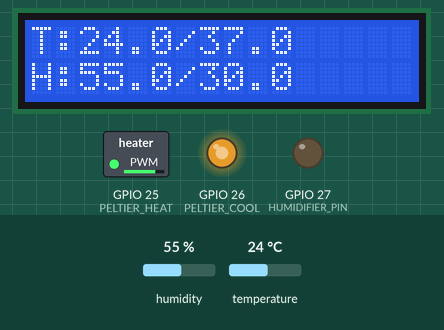
Recording of a program running on a simulated ESP32. On the bench: 16×2 character LCD, switched loads named in the program (green lamp = pin HIGH), output pins drawn as LEDs (lit = HIGH). Inputs (shaded band) come from the test bench; at power-on: humidity 55 %, temperature 24 °C. WiFi joins after 1.5 s; servers stay silent unless stated; what the program prints to the serial monitor is not drawn.

Above: at 2.7 s.
2.8 s: humidity set to 34 %
At 4.4 s:
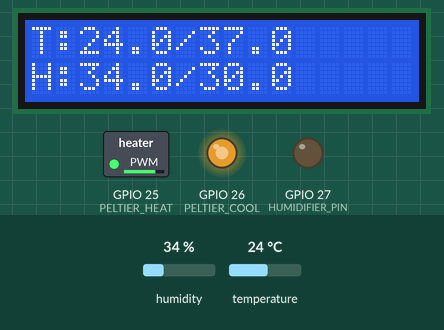
5.2 s: humidity set to 31 %
At 6.9 s:
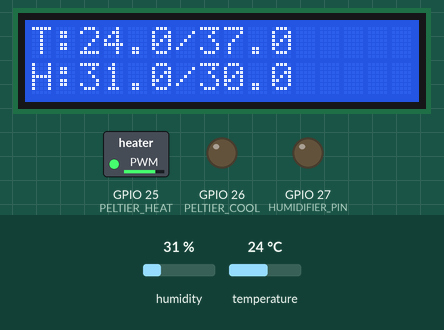
7.3 s: humidity set to 29 %
At 9.1 s:
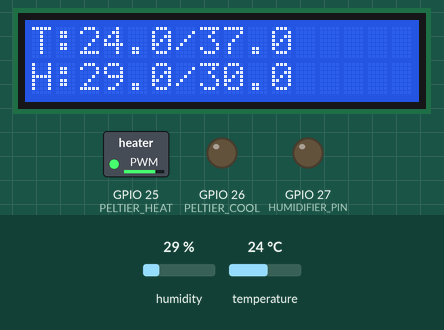
9.4 s: humidity set to 26 %
At 10.6 s:
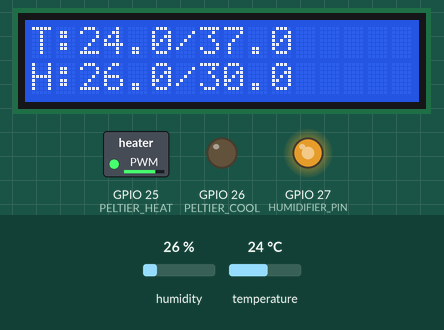
11.6 s: temperature set to 41 °C
At 13.0 s:
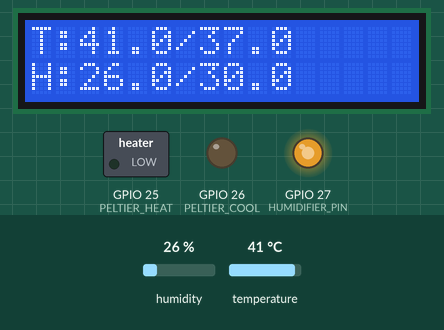
13.7 s: humidity set to 40 %
At 15.5 s:
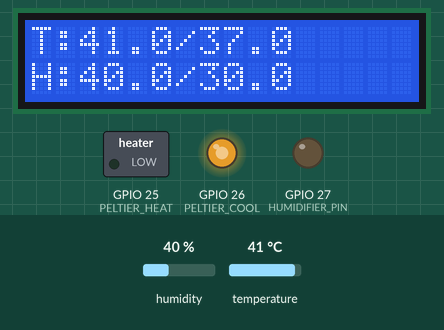
Timing chart, 0 to 16.8 s (numbered marks = the images above; inputs shaded):
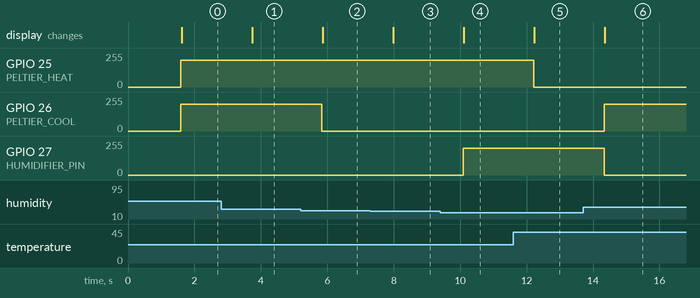

The program:

main.cpp
```cpp
#include <Arduino.h>
#include "wifi_config.h"
#include "server.h"
#include "sensors.h"
#include "control.h"
#include "lcd_display.h"
#include "mdns_config.h"

void setup() {
    Serial.begin(115200);
    setupWiFi(); //inicia o conexao wifi
    setupMDNS(); //configura o endereco do site
    setupSensors(); //inicia o sensor de temp/umid
    setupControl(); //inicia as peltier
    setupLCD(); //inicia a tela LCD
    setupServer(); //incia o server com o leyout do site

}


void loop() {
readSensors(); //leitura dos sensores
updateControl(); //atualiza os controles
updateLCD(); //atualiza os valores mostrados na tela
handleServer(); //altera os valores obtidos pelo site
delay(100);
}
```

control.cpp
```cpp
#include "control.h"
#include <Arduino.h>
#include "sensors.h"

#define PELTIER_HEAT 25 //porta que a peltier quente esta ligada
#define PELTIER_COOL 26 //porta que a peltier fria esta ligada

#define HUMIDIFIER_PIN 27   // aumenta umidade
#define DEHUMIDIFIER_PIN 26 // reduz umidade

// Valores configuráveis
float targetTemperature = 37.0;
float targetHumidity = 30.0;

void setupControl() { //inicia o controle das peltier
    ledcSetup(0, 1000, 8);
    ledcSetup(1, 1000, 8);
    ledcAttachPin(PELTIER_HEAT, 0);
    ledcAttachPin(PELTIER_COOL, 1);

    ledcSetup(2, 1000, 8);
    ledcSetup(3, 1000, 8);
    ledcAttachPin(HUMIDIFIER_PIN, 2);
    ledcAttachPin(DEHUMIDIFIER_PIN, 3);

}

void updateControl() {
    float t = getTemperature();
    float h = getHumidity();

    if (t < targetTemperature - 0.5) {// temp a baixo, liga aquecer
        ledcWrite(0, 200); // liga o aquecimento
        ledcWrite(1, 0); // desliga o frio
    } else if (t > targetTemperature + 0.5) { // temp a cima, liga resfriador
        ledcWrite(0, 0); // desliga o aquecimento
        ledcWrite(1, 200); // liga o frio
    } else {
        ledcWrite(0, 0); //desliga aquecimento
        ledcWrite(1, 0); //desliga frio
    }

    if (h < targetHumidity - 2) {
        ledcWrite(2, 200);  // umidifica
        ledcWrite(3, 0);
    }
    else if (h > targetHumidity + 2) {
        ledcWrite(2, 0);
        ledcWrite(3, 200);  // desumidifica
    }
    else {
        ledcWrite(2, 0);
        ledcWrite(3, 0);
    }
}

// Getters: retorna a variavel
float getTargetTemperature() { return targetTemperature; }
float getTargetHumidity() { return targetHumidity; }

//setters: muda o valor da variavel
void setTargetTemperature(float t) { targetTemperature = t; }
void setTargetHumidity(float h) { targetHumidity = h; }
```

control.h
```cpp
#pragma once
void setupControl();
void updateControl();

// novos getters e setters
float getTargetTemperature();
float getTargetHumidity();
void setTargetTemperature(float t);
void setTargetHumidity(float h);
```

sensors.cpp
```cpp
#include "sensors.h"
#include <DHT.h>

#define DHT_PIN 4 //pino do sensor
#define DHTTYPE DHT11 //tipo do sensor

DHT dht(DHT_PIN, DHTTYPE); //cria o objeto do sensor DHT
float temperature = 0, humidity = 0; // inicia as variaveis com um valor generico

void setupSensors() {
    dht.begin(); //usa o metodo interno do DHT que inicia o sensor
}

void readSensors() {
    temperature = dht.readTemperature(); //usa metodo interno que retorna a temperatura
    humidity = dht.readHumidity(); //usa metodo interno que retorna umidade
}

float getTemperature() { return temperature; } //getter de temperatura
float getHumidity() { return humidity; } //getter de umidade
```

sensors.h
```cpp
#pragma once
void setupSensors();
void readSensors();
float getTemperature();
float getHumidity();
```

server.cpp
```cpp
#include "server.h"
#include <WebServer.h>
#include "sensors.h"
#include "control.h"

WebServer server(80);

const char htmlPage[] PROGMEM = R"rawliteral(
<!DOCTYPE html>
<html>
<head>
  <meta charset="utf-8">
  <title>Controle Ambiental</title>
  <style>
    body { font-family: Arial; background: #f4f4f4; margin: 20px; }
    h2 { color: #333; }
    .box { background: white; padding: 20px; border-radius: 10px; width: 300px; }
    label { display:block; margin-top:10px; }
    input { width: 100%; padding:5px; }
    button { margin-top:15px; padding:8px 12px; }
  </style>
</head>
<body>
  <h2>Painel de Controle</h2>
  <div class="box">
    <p><b>Temperatura atual:</b> <span id="tAtual">--</span> °C</p>
    <p><b>Umidade atual:</b> <span id="uAtual">--</span> %</p>
    <form id="form">
      <label>Temperatura desejada:</label>
      <input type="number" id="temp" step="0.1" min="15" max="45">
      <label>Umidade desejada:</label>
      <input type="number" id="umid" step="0.1" min="20" max="80">
      <button type="submit">Atualizar</button>
    </form>

    <a href="/download">
      <button type="button">Baixar Time-lapse (ZIP)</button>
    </a>
  </div>
<script>
let editing = false;

["temp", "umid"].forEach(id => {
  document.getElementById(id).addEventListener("input", () => editing = true);
  document.getElementById(id).addEventListener("blur", () => editing = false);
});

async function updateStatus() {
  if (editing) return;  // ← CORREÇÃO

  const res = await fetch("/status");
  const data = await res.json();

  document.getElementById('tAtual').textContent = data.tempAtual;
  document.getElementById('uAtual').textContent = data.umidadeAtual;

  document.getElementById('temp').value = data.tempDesejada;
  document.getElementById('umid').value = data.umidadeDesejada;
}

document.getElementById('form').addEventListener('submit', async (e) => {
  e.preventDefault();
  editing = false;

  await fetch("/set", {
    method: "POST",
    headers: { "Content-Type": "application/x-www-form-urlencoded" },
    body: `temp=${temp.value}&umid=${umid.value}`
  });

  updateStatus();
});
setInterval(updateStatus, 5000);
updateStatus();
</script>
</body>
</html>
)rawliteral";

void handleRoot() {
    server.send(200, "text/html", htmlPage);
}

void handleStatus() { //atualiza o que é mostrado no site
    float t = getTemperature();
    float h = getHumidity();
    float td = getTargetTemperature();
    float hd = getTargetHumidity();

    String json = "{";
    json += "\"tempAtual\":" + String(t, 1) + ",";
    json += "\"umidadeAtual\":" + String(h, 1) + ",";
    json += "\"tempDesejada\":" + String(td, 1) + ",";
    json += "\"umidadeDesejada\":" + String(hd, 1);
    json += "}";
    server.send(200, "application/json", json);
}

void handleSet() {// recebe o que foi modificado no site
    if (server.hasArg("temp")) {
        setTargetTemperature(server.arg("temp").toFloat());
    }
    if (server.hasArg("umid")) {
        setTargetHumidity(server.arg("umid").toFloat());
    }
    server.send(200, "text/plain", "Valores atualizados");
}

void handleDownloadRedirect() {
    server.sendHeader("Location", "http://esp32cam.local/download");
    server.send(302, "text/plain", "");
}

void setupServer() {
    server.on("/", handleRoot);
    server.on("/status", handleStatus);
    server.on("/set", HTTP_POST, handleSet);

    // Rota que redireciona para a ESP32-CAM pegar o ZIP
    server.on("/download", handleDownloadRedirect);

    server.begin();
    Serial.println("Servidor iniciado");
}


void handleServer() { //atualiza o servidor com o metodo padrao do server
    server.handleClient();
}
```

server.h
```cpp
#pragma once
void setupServer();
void handleServer();
```

mdns_config.cpp
```cpp
#include "mdns_config.h"
#include <ESPmDNS.h>
#include <Arduino.h>

const char* MDNS_NAME = "incubadora"; // O nome principal
//acessa em http://incubadora.local

void setupMDNS() {
    if (MDNS.begin(MDNS_NAME)) { //verifica se deu pra iniciar o servidor local
        Serial.println("mDNS iniciado!");
        Serial.printf("Acesse o controle em http://%s.local\n", MDNS_NAME);
    } else {
        Serial.println("Erro ao iniciar o mDNS.");
    }
}
```

mdns_config.h
```cpp
#pragma once
void setupMDNS();
```

wifi_config.cpp
```cpp
#include "wifi_config.h"
#include <WiFi.h>

const char* WIFI_SSID = "iPhone de Matheus"; //nome da rede wifi
const char* WIFI_PASS = "xenosauro1"; //senha da rede wifi

void setupWiFi() {
    WiFi.begin(WIFI_SSID, WIFI_PASS);
    while (WiFi.status() != WL_CONNECTED) { //loop para concectar no wifi
        delay(500);
        Serial.print(".");
    }
    Serial.println("\nConnected to WiFi");
    Serial.println(WiFi.localIP());
}
```

wifi_config.h
```cpp
#pragma once
void setupWiFi();
```

lcd_display.cpp
```cpp
#include "lcd_display.h"
#include <Wire.h>
#include <LiquidCrystal_I2C.h>
#include "sensors.h"
#include "control.h"

LiquidCrystal_I2C lcd(0x27, 16, 2);

void setupLCD() { //inicia a tela LCD
    lcd.init();
    lcd.backlight(); //liga a luz de fundo da tela LCD
}

void updateLCD() {
    //lcd.clear(); //apaga tudo da tela LCD
    lcd.setCursor(0, 0);// printa primeira linha
    lcd.print("T:");
    lcd.print(getTemperature(), 1);
    lcd.print("/");
    lcd.print(getTargetTemperature(), 1);
    lcd.print(" ");

    lcd.setCursor(0, 1);//printa segunda linha
    lcd.print("H:");
    lcd.print(getHumidity(), 1);
    lcd.print("/");
    lcd.print(getTargetHumidity(), 1);
    lcd.print(" ");
}
```

lcd_display.h
```cpp
#pragma once
void setupLCD();
void updateLCD();
```

Measured:
- the behaviour switches between 33 and 32 % on humidity (found by bisection; images 1 and 2)
- the behaviour switches between 28 and 27 % on humidity (found by bisection; images 3 and 4)
- after the input at 2.8 s, the display: changes after 0.94 s (image 1)
- after the input at 5.2 s, GPIO 26 (PELTIER_COOL): 199/255 → 0/255 after 0.64 s; the display: changes after 0.66 s (image 2)
- after the input at 7.3 s, the display: changes after 0.69 s (image 3)
- after the input at 9.4 s, GPIO 27 (HUMIDIFIER_PIN): 0/255 → 199/255 after 0.69 s; the display: changes after 0.71 s (image 4)
- after the input at 11.6 s, GPIO 25 (PELTIER_HEAT): 199/255 → 0/255 after 0.61 s; the display: changes after 0.63 s (image 5)
- after the input at 13.7 s, GPIO 26 (PELTIER_COOL): 0/255 → 199/255 after 0.63 s; GPIO 27 (HUMIDIFIER_PIN): 199/255 → 0/255 after 0.63 s; the display: changes after 0.66 s (image 6)
